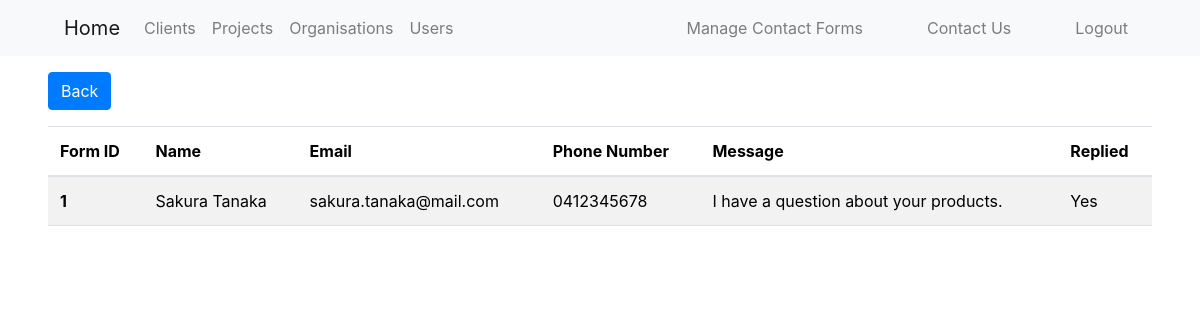
The page /client_pages/view_forms.php?client_id=1 (signed in) on the database its author committed.
### tables this page shows
CREATE TABLE CONTACT_US (
    form_id INT PRIMARY KEY AUTO_INCREMENT,
    name VARCHAR(100) NOT NULL,
    email VARCHAR(100),
    phone_number VARCHAR(20),
    message TEXT,
    replied BOOLEAN DEFAULT FALSE
);

### client_pages/view_forms.php (the view, shortened to what this page needs)
<?php
require_once("../authentication.php");
$id = $_GET['client_id'];
$queryOrganisations = "SELECT DISTINCT CU.form_id AS Form_ID, CU.*
    FROM CLIENTS C
    JOIN CLIENT_CONTACT_US CO ON C.client_id = CO.client_id
    JOIN CONTACT_US CU ON CO.form_id = CU.form_id
    WHERE C.client_id = :client_id";
$stmt = $dbh->prepare($queryOrganisations);
$stmt->bindParam(':client_id', $id, PDO::PARAM_INT);
$stmt->execute();
?>
<!doctype html>
<html lang="en">
<head>
    <link href="https://cdn.jsdelivr.net/npm/bootstrap@5.3.1/dist/css/bootstrap.min.css" rel="stylesheet">
    <link rel="stylesheet" href="https://maxcdn.bootstrapcdn.com/bootstrap/4.5.2/css/bootstrap.min.css">
</head>
<body>
<div class="mt-3 mb-3 ms-5">
    <a class="btn btn-primary" href="index.php" role="button">Back</a>
</div>
<div class="ms-5 me-5">
    <?php if (isset($noFormsMessage)): ?>
        <div class="alert alert-info" role="alert">
            <?= $noFormsMessage ?>
        </div>
    <?php else: ?>
        <table class="table table-striped">
            <thead>
            <tr>
                <th scope="col">Form ID</th>
                <th scope="col">Name</th>
                <th scope="col">Email</th>
                <th scope="col">Phone Number</th>
                <th scope="col">Message</th>
                <th scope="col">Replied</th>
            </tr>
            </thead>
            <tbody>
            <?php while ($row = $stmt->fetchObject()): ?>
                <tr>
                    <th scope="row"><?= $row->form_id ?></th>
                    <td class="name"><?= $row->name ?></td>
                    <td class="email"><?= $row->email ?></td>
                    <td class="phone_number"><?= $row->phone_number ?></td>
                    <td class="message"><?= $row->message ?></td>
                    <td class="replied">
                        <?php if ($row->replied == 1) {
                            echo "Yes";
                        } else {
                            echo "No";
                        } ?>
                    </td>
                </tr>
            <?php endwhile; ?>
            </tbody>
        </table>
    <?php endif; ?>
</div>
</body>
</html>

### rows shown on the page
contact_us: form_id "1", name "Sakura Tanaka", email "sakura.tanaka@mail.com", phone_number "0412345678", message "I have a question about your products.", replied "Yes"
